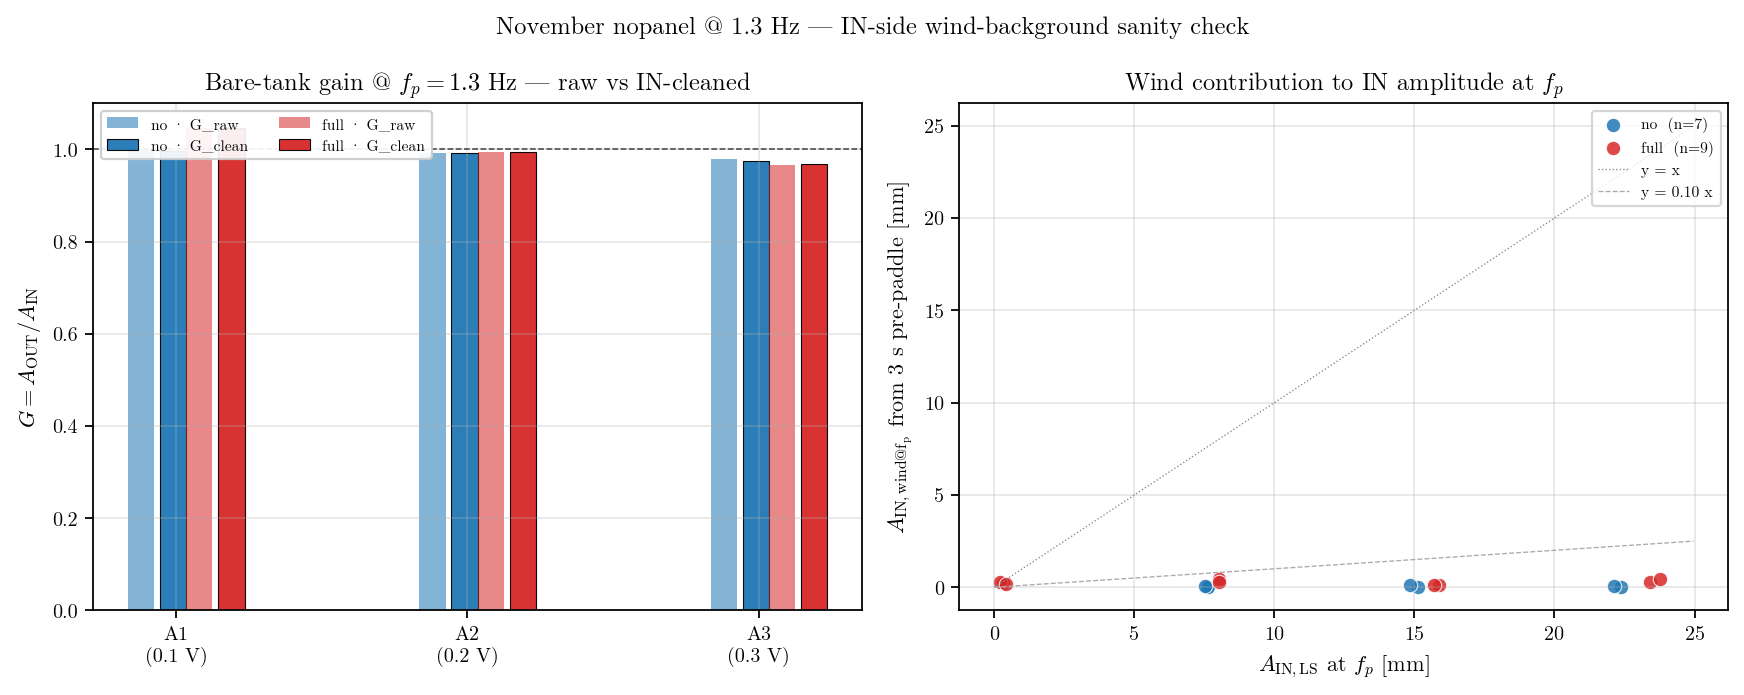

Write Python code to recreate this figure.
"""
Sanity check: is the November bare-tank G ≈ 1.5 at 1.3 Hz a real propagating
amplification, or partly an inflated A_IN under wind background?

Method (per user spec, 2026-05-01):

  For each November nopanel run at 1.3 Hz (both winds, all paddle amplitudes):

  - IN probe = 9373/250 (centre, exposed to wind)
  - OUT probe = 12400/170 (wall, ostensibly less exposed)

  At each probe and run:

  1. A_LS  — LS fit fundamental on the 10-period H&G window (matches
             prior pipeline; primary measurement).
  2. A_PSDraw — periodogram on the same window: A² = 2 · P_run[bin_p] · df.
  3. P_pre[f_p] — periodogram on the first 3 s pre-paddle, interpolated
             onto the run's frequency grid at f_p.
  4. A_clean = sqrt(max(0, A_PSDraw² − 2 · P_pre[f_p] · df))
             — what's left of the paddle bin after removing the *uncorrelated*
             wind variance at f_p (Wiener-style coherent-power subtraction).
  5. σ_pre = std of first 3 s.

  Then:
     G_raw   = A_OUT_LS    / A_IN_LS
     G_clean = A_OUT_clean / A_IN_clean

If G_clean still ≈ 1.5 under fullwind, the bare-tank amplification is real.
If G_clean drops back near 1.0, it was an A_IN-inflation artefact.

Output:
    analysis_scratch/nopanel_bridge_in_sanity_per_run.csv
    analysis_scratch/nopanel_bridge_in_sanity_summary.csv
    analysis_scratch/nopanel_bridge_in_sanity.png
"""

from __future__ import annotations

import sys
from pathlib import Path

import numpy as np
import pandas as pd
import matplotlib
matplotlib.use("Agg")
import matplotlib.pyplot as plt
from scipy import signal

BASE = Path(__file__).resolve().parent.parent
sys.path.insert(0, str(BASE))

import os
os.chdir(BASE)

from wavescripts.improved_data_loader import load_analysis_data, load_processed_dfs
from wavescripts.plot_utils import apply_thesis_style, WIND_COLOR_MAP

FS = 250.0
F_P = 1.3                # bridge target
SNIPPET_S = 3.0
SNIPPET_N = int(SNIPPET_S * FS)

DATASET_DIRS = [
    "waveprocessed/PROCESSED-20251110-tett6roof-lowM-ekte580",
    "waveprocessed/PROCESSED-20251112-tett6roof",
    "waveprocessed/PROCESSED-20251113-tett6roof-loosepaneltaped",
]

IN_PROBE  = "9373/250"
OUT_PROBE = "12400/170"
AMP_LABEL = {0.1: "A1", 0.2: "A2", 0.3: "A3"}


# ── Helpers ──────────────────────────────────────────────────────────────
def _eta_col(df: pd.DataFrame, probe: str) -> str | None:
    for c in (f"eta_{probe}_interp", f"eta_{probe}"):
        if c in df.columns:
            return c
    return None


def _hg_window(meta_row, probe: str) -> tuple[int, int] | None:
    s_col = f"Computed Probe {probe} start"
    e_col = f"Computed Probe {probe} end"
    if s_col not in meta_row or e_col not in meta_row:
        return None
    try:
        s = int(meta_row[s_col]); e = int(meta_row[e_col])
    except (TypeError, ValueError):
        return None
    if e <= s:
        return None
    return s, e


def ls_amplitude(eta_seg: np.ndarray, fs: float, f: float) -> float:
    n = eta_seg.size
    if n < 4 or not np.all(np.isfinite(eta_seg)):
        return np.nan
    t = np.arange(n) / fs
    arg = 2.0 * np.pi * f * t
    A_mat = np.column_stack([np.sin(arg), np.cos(arg), np.ones(n)])
    coeffs, *_ = np.linalg.lstsq(A_mat, eta_seg, rcond=None)
    a, b, _c = coeffs
    return float(np.sqrt(a * a + b * b))


def periodogram_density(eta: np.ndarray, fs: float):
    f, P = signal.periodogram(eta, fs=fs, scaling="density",
                              window="boxcar", detrend="constant")
    return f, P


def amplitude_at_bin(f: np.ndarray, P: np.ndarray, f_target: float) -> float:
    """A = sqrt(2 · P[nearest bin] · df) — matches LS amplitude on integer-cycle windows."""
    if f.size < 2:
        return np.nan
    df = f[1] - f[0]
    k = int(np.argmin(np.abs(f - f_target)))
    return float(np.sqrt(2.0 * max(0.0, P[k]) * df))


def wind_amplitude_at_bin(eta: np.ndarray, fs: float, f_target: float,
                          n_pre: int, df_run: float) -> float:
    """Estimate the uncorrelated wind contribution to A at f_target,
    using the first n_pre samples (pre-paddle) and matching the run's df."""
    if eta.size < n_pre + 4:
        return np.nan
    f_pre, P_pre = periodogram_density(eta[:n_pre], fs)
    if f_pre.size < 2:
        return np.nan
    P_at_fp = float(np.interp(f_target, f_pre, P_pre,
                              left=P_pre[0], right=P_pre[-1]))
    return float(np.sqrt(2.0 * max(0.0, P_at_fp) * df_run))


# ── Load ──────────────────────────────────────────────────────────────────
print(f"Loading {len(DATASET_DIRS)} November folders …")
meta, _, _, _ = load_analysis_data(*DATASET_DIRS, load_processed=False)
proc = {}
for d in DATASET_DIRS:
    proc.update(load_processed_dfs(d))
print(f"  meta {len(meta)} rows; processed_dfs {len(proc)}")


# ── Filter to November nopanel @ 1.3 Hz ──────────────────────────────────
def _round1(x):
    try:
        return round(float(x), 2)
    except (TypeError, ValueError):
        return np.nan

work = meta[
    (meta["quality_flag"] == "ok") &
    (meta["WindCondition"].isin(["no", "full"])) &
    (meta["PanelCondition"] == "no") &
    (meta["WaveFrequencyInput [Hz]"].apply(_round1) == F_P) &
    (meta["in_position"] == IN_PROBE) &
    (meta["out_position"] == OUT_PROBE)
].copy()
print(f"  → {len(work)} November nopanel runs at f_p={F_P} Hz "
      f"(IN={IN_PROBE}, OUT={OUT_PROBE})")


# ── Per-run measurements ─────────────────────────────────────────────────
rows = []
for _, row in work.iterrows():
    p = row["path"]
    if p not in proc:
        continue
    df = proc[p]
    amp_v = round(float(row["WaveAmplitudeInput [Volt]"]), 2)

    rec = {
        "path":     p,
        "amp_v":    amp_v,
        "amp_tag":  AMP_LABEL.get(amp_v, f"A?({amp_v})"),
        "wind":     row["WindCondition"],
        "file_date": str(row.get("file_date", ""))[:10],
    }

    for tag, probe in [("IN", IN_PROBE), ("OUT", OUT_PROBE)]:
        col = _eta_col(df, probe)
        win = _hg_window(row, probe)
        if col is None or win is None:
            for k in ("A_LS", "A_PSDraw", "A_wind_at_fp", "A_clean", "sigma_pre", "df_run", "N_run"):
                rec[f"{tag}_{k}"] = np.nan
            continue
        eta = df[col].to_numpy(float)
        s, e = win
        seg = eta[s:e]
        N = seg.size
        # 1. LS
        rec[f"{tag}_A_LS"] = ls_amplitude(seg, FS, F_P)
        # 2. PSD raw on the H&G window
        f_run, P_run = periodogram_density(seg, FS)
        df_run = f_run[1] - f_run[0] if f_run.size >= 2 else np.nan
        rec[f"{tag}_A_PSDraw"] = amplitude_at_bin(f_run, P_run, F_P)
        rec[f"{tag}_df_run"] = df_run
        rec[f"{tag}_N_run"]  = N
        # 3+4. Wind at f_p from 3 s pre-paddle, then coherent subtraction
        A_wind_fp = wind_amplitude_at_bin(eta, FS, F_P, SNIPPET_N, df_run)
        rec[f"{tag}_A_wind_at_fp"] = A_wind_fp
        A_raw = rec[f"{tag}_A_PSDraw"]
        if np.isfinite(A_raw) and np.isfinite(A_wind_fp):
            A_clean = float(np.sqrt(max(0.0, A_raw * A_raw - A_wind_fp * A_wind_fp)))
        else:
            A_clean = np.nan
        rec[f"{tag}_A_clean"] = A_clean
        # 5. σ over first 3 s
        seg_pre = eta[:SNIPPET_N]
        rec[f"{tag}_sigma_pre"] = (float(np.std(seg_pre, ddof=1))
                                   if seg_pre.size >= 4 and np.all(np.isfinite(seg_pre))
                                   else np.nan)

    # Per-run gains
    rec["G_raw"]   = rec["OUT_A_LS"]    / rec["IN_A_LS"]    if rec.get("IN_A_LS")    else np.nan
    rec["G_PSDraw"] = rec["OUT_A_PSDraw"]/ rec["IN_A_PSDraw"] if rec.get("IN_A_PSDraw") else np.nan
    rec["G_clean"] = rec["OUT_A_clean"] / rec["IN_A_clean"] if rec.get("IN_A_clean") else np.nan
    rows.append(rec)

per_run = pd.DataFrame(rows)
per_run.to_csv("analysis_scratch/nopanel_bridge_in_sanity_per_run.csv", index=False)
print(f"   CSV → analysis_scratch/nopanel_bridge_in_sanity_per_run.csv ({len(per_run)} rows)")

if per_run.empty:
    print("\nNo runs available — abort.")
    sys.exit(0)


# ── Aggregate per (amp, wind) ────────────────────────────────────────────
def _agg(grp, col):
    arr = grp[col].dropna().to_numpy()
    return (float(arr.mean()) if arr.size else np.nan,
            float(arr.std(ddof=1)) if arr.size > 1 else np.nan,
            int(arr.size))


sum_rows = []
for (amp, wind), g in per_run.groupby(["amp_v", "wind"], sort=True):
    rec = {"amp_v": amp, "amp_tag": AMP_LABEL.get(amp, "A?"), "wind": wind, "n": len(g)}
    for col in ("IN_A_LS", "IN_A_PSDraw", "IN_A_wind_at_fp", "IN_A_clean", "IN_sigma_pre",
                "OUT_A_LS", "OUT_A_PSDraw", "OUT_A_wind_at_fp", "OUT_A_clean", "OUT_sigma_pre",
                "G_raw", "G_PSDraw", "G_clean"):
        m, s, n = _agg(g, col)
        rec[f"{col}_mean"] = m
        rec[f"{col}_std"]  = s
        rec[f"{col}_n"]    = n
    # Wind-contribution fraction at IN
    rec["IN_wind_frac_pct"] = (
        100.0 * rec["IN_A_wind_at_fp_mean"] / rec["IN_A_PSDraw_mean"]
        if rec["IN_A_PSDraw_mean"] and np.isfinite(rec["IN_A_PSDraw_mean"]) else np.nan
    )
    rec["G_clean_minus_G_raw"] = rec["G_clean_mean"] - rec["G_raw_mean"]
    sum_rows.append(rec)

summary = pd.DataFrame(sum_rows).sort_values(["amp_v", "wind"]).reset_index(drop=True)
summary.to_csv("analysis_scratch/nopanel_bridge_in_sanity_summary.csv", index=False)
print(f"   CSV → analysis_scratch/nopanel_bridge_in_sanity_summary.csv ({len(summary)} rows)")


# ── Console table ────────────────────────────────────────────────────────
print(f"\n=== November nopanel @ {F_P} Hz — IN-side sanity check ===\n"
      f"   IN: {IN_PROBE} (centre, exposed)   OUT: {OUT_PROBE} (wall)\n"
      f"   3 s pre-paddle wind PSD subtracted at f_p, coherent-power style.\n")

disp = summary[[
    "amp_tag", "wind", "n",
    "IN_sigma_pre_mean", "IN_A_LS_mean", "IN_A_wind_at_fp_mean", "IN_A_clean_mean",
    "IN_wind_frac_pct",
    "OUT_A_LS_mean", "OUT_sigma_pre_mean",
    "G_raw_mean", "G_clean_mean", "G_clean_minus_G_raw",
]].copy()
disp.columns = [
    "amp", "wind", "n",
    "σ_pre_IN", "A_IN_LS", "A_IN_wind@fp", "A_IN_clean",
    "wind_frac_IN_%",
    "A_OUT_LS", "σ_pre_OUT",
    "G_raw", "G_clean", "ΔG",
]
for c in disp.columns:
    if disp[c].dtype == float:
        disp[c] = disp[c].round(3)
print(disp.to_string(index=False))

# Cross-row delta: how much does the wind correction shift G under fullwind vs nowind?
print("\n=== Verdict per amplitude tier ===")
for amp in sorted(per_run["amp_v"].unique()):
    n  = summary[(summary["amp_v"] == amp) & (summary["wind"] == "no")]
    fw = summary[(summary["amp_v"] == amp) & (summary["wind"] == "full")]
    if n.empty or fw.empty:
        continue
    G_now_raw    = float(n["G_raw_mean"].iloc[0])
    G_now_clean  = float(n["G_clean_mean"].iloc[0])
    G_wind_raw   = float(fw["G_raw_mean"].iloc[0])
    G_wind_clean = float(fw["G_clean_mean"].iloc[0])
    print(f"  {AMP_LABEL[amp]} ({amp:.1f} V):  "
          f"G_now: raw={G_now_raw:.3f} → clean={G_now_clean:.3f}   |   "
          f"G_wind: raw={G_wind_raw:.3f} → clean={G_wind_clean:.3f}   "
          f"(Δ_clean = {G_wind_clean - G_now_clean:+.3f})")


# ── Figure ───────────────────────────────────────────────────────────────
apply_thesis_style(usetex=False)
plt.rcParams.update({"axes.grid": True, "grid.alpha": 0.3})

fig, axes = plt.subplots(1, 2, figsize=(11.0, 4.4))

# Left: G_raw vs G_clean per (amp, wind), bars
amps = sorted(per_run["amp_v"].unique())
x = np.arange(len(amps)) * 2.0
width = 0.40

for j, wind in enumerate(["no", "full"]):
    color = WIND_COLOR_MAP[wind]
    g_raw = []
    g_clean = []
    for a in amps:
        sub = summary[(summary["amp_v"] == a) & (summary["wind"] == wind)]
        g_raw.append(  float(sub["G_raw_mean"].iloc[0])   if not sub.empty else np.nan)
        g_clean.append(float(sub["G_clean_mean"].iloc[0]) if not sub.empty else np.nan)
    offs = -width / 2 if j == 0 else +width / 2
    axes[0].bar(x + offs - width * 0.1, g_raw,  width * 0.45, color=color, alpha=0.55,
                label=f"{wind} · G_raw")
    axes[0].bar(x + offs + width * 0.45, g_clean, width * 0.45, color=color, alpha=0.95,
                edgecolor="black", linewidth=0.5,
                label=f"{wind} · G_clean")

axes[0].axhline(1.0, color="#444", lw=0.7, ls="--")
axes[0].set_xticks(x)
axes[0].set_xticklabels([f"{AMP_LABEL[a]}\n({a:.1f} V)" for a in amps])
axes[0].set_ylabel(r"$G = A_\mathrm{OUT}/A_\mathrm{IN}$")
axes[0].set_title(rf"Bare-tank gain @ $f_p={F_P}$ Hz — raw vs IN-cleaned")
axes[0].legend(fontsize=7, loc="upper left", ncol=2, framealpha=0.92)

# Right: A_IN components per run (so user can see how small the wind-at-fp correction is)
ax = axes[1]
for wind in ("no", "full"):
    sub = per_run[per_run["wind"] == wind]
    if sub.empty:
        continue
    color = WIND_COLOR_MAP[wind]
    ax.scatter(sub["IN_A_LS"], sub["IN_A_wind_at_fp"],
               color=color, s=42, alpha=0.85, edgecolors="white", linewidths=0.5,
               label=f"{wind}  (n={len(sub)})")

ax.set_xlabel(r"$A_\mathrm{IN,LS}$ at $f_p$ [mm]")
ax.set_ylabel(r"$A_\mathrm{IN,wind@f_p}$ from 3 s pre-paddle [mm]")
ax.set_title(r"Wind contribution to IN amplitude at $f_p$")
# y=x reference and 10 % line
xx = np.linspace(0, ax.get_xlim()[1] if ax.get_xlim()[1] > 0 else 30, 50)
ax.plot(xx, xx, color="#888", lw=0.6, ls=":", label="y = x")
ax.plot(xx, 0.10 * xx, color="#aaa", lw=0.6, ls="--", label="y = 0.10 x")
ax.legend(fontsize=7, loc="upper right")

fig.suptitle(rf"November nopanel @ {F_P} Hz — IN-side wind-background sanity check", fontsize=11)
fig.tight_layout()

png = Path("analysis_scratch/nopanel_bridge_in_sanity.png")
fig.savefig(png, dpi=160, bbox_inches="tight")
plt.close(fig)
print(f"\n   PNG → {png}")

print("\nDone.")
